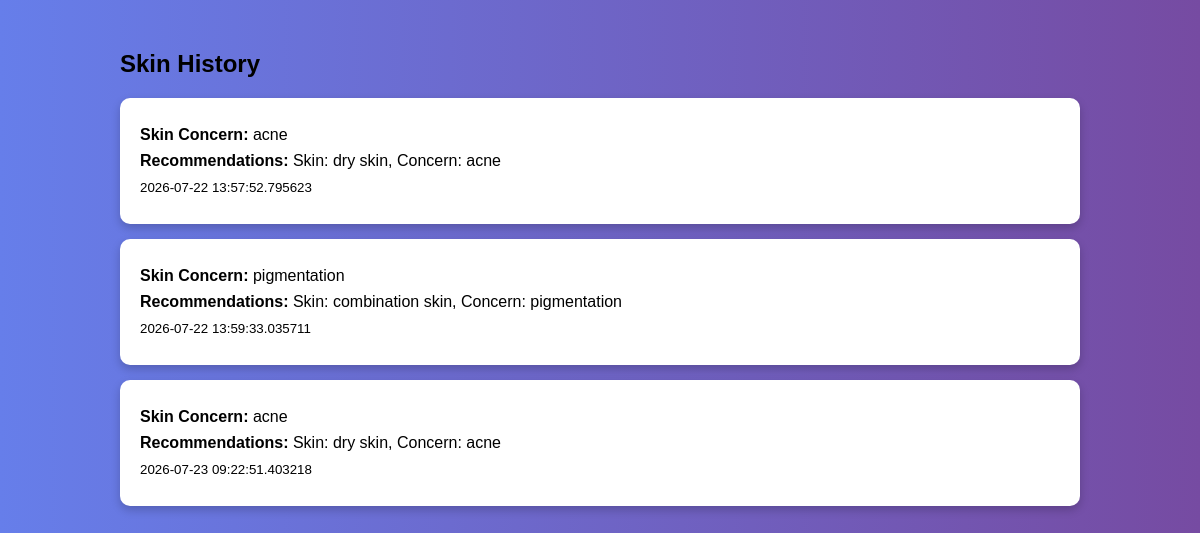
The app's page /skin_history (signed in) with its own data.
### app.py (models this page shows)
class Analysis(db.Model):
    id = db.Column(db.Integer, primary_key=True)
    user_id = db.Column(db.Integer, db.ForeignKey('user.id'), nullable=False)
    skin_concern = db.Column(db.String(100))
    hair_concern = db.Column(db.String(100))
    recommendations = db.Column(db.Text)
    analysis_type = db.Column(db.String(20))
    created_at = db.Column(db.DateTime, default=datetime.utcnow)

### app.py (the view)
@app.route("/skin_history")
def skin_history():
    if "user" not in session:
        return redirect(url_for("login"))
    user = User.query.filter_by(username=session['user']).first()
    history = Analysis.query.filter_by(
        user_id=user.id,
        analysis_type="skin"
    ).all()
    return render_template("history.html", history=history, type="skin")

### templates/history.html (shortened to what this page needs)
<!DOCTYPE html>
<html lang="en">
<head>
</head>
<body>
<div class="container">
<h2>{{ type | capitalize }} History</h2>
{% if history %}
    {% for analysis in history %}
    <div class="history-card">
        {% if type == "skin" %}
            <p><b>Skin Concern:</b> {{ analysis.skin_concern }}</p>
        {% elif type == "hair" %}
            <p><b>Hair Concern:</b> {{ analysis.hair_concern }}</p>
        {% endif %}
        <p><b>Recommendations:</b> {{ analysis.recommendations }}</p>
        <p><small>{{ analysis.created_at }}</small></p>
    </div>
    {% endfor %}
{% else %}
    <p>No history found.</p>
{% endif %}
</div>
</body>
</html>

### templates/history.html (style rules this page uses)
body { font-family: Arial, sans-serif; background: linear-gradient(to right,#667eea,#764ba2); margin:0; padding:0; }
.container { width:80%; margin:auto; padding:30px; }
.history-card { background:white; padding:20px; margin:15px 0; border-radius:10px; box-shadow:0 4px 10px rgba(0,0,0,0.2); }
.history-card p { margin:8px 0; font-size:16px; }

### records on screen
Analysis: skin_concern "acne", recommendations "Skin: dry skin, Concern: acne", created_at "2026-07-22 13:57:52.795623"
Analysis: skin_concern "pigmentation", recommendations "Skin: combination skin, Concern: pigmentation", created_at "2026-07-22 13:59:33.035711"
Analysis: skin_concern "acne", recommendations "Skin: dry skin, Concern: acne", created_at "2026-07-23 09:22:51.403218"

### other values on screen
{{ type | capitalize }} "Skin"
